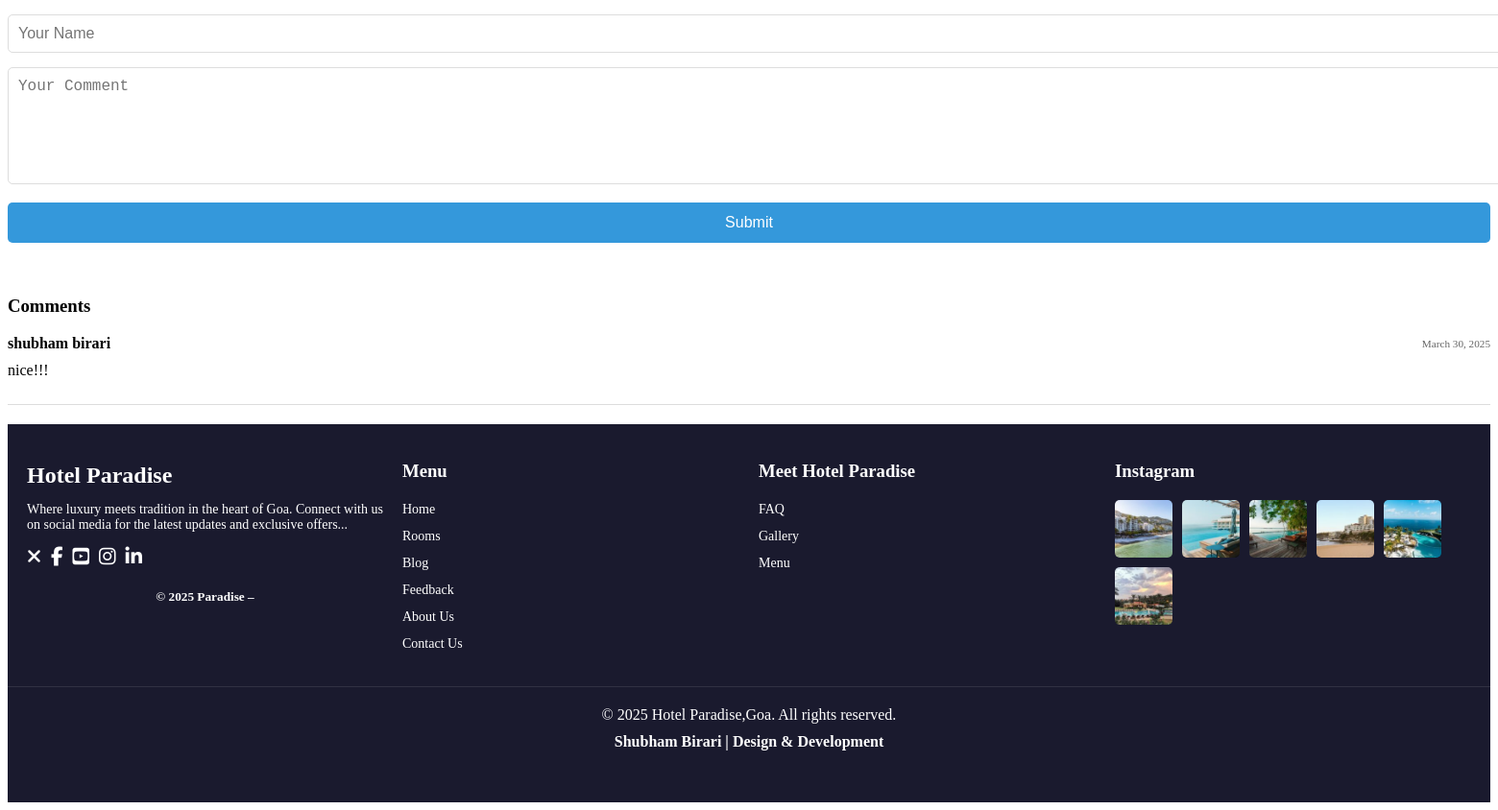
The page /blog/7/ (lower part) on the database as committed earlier.
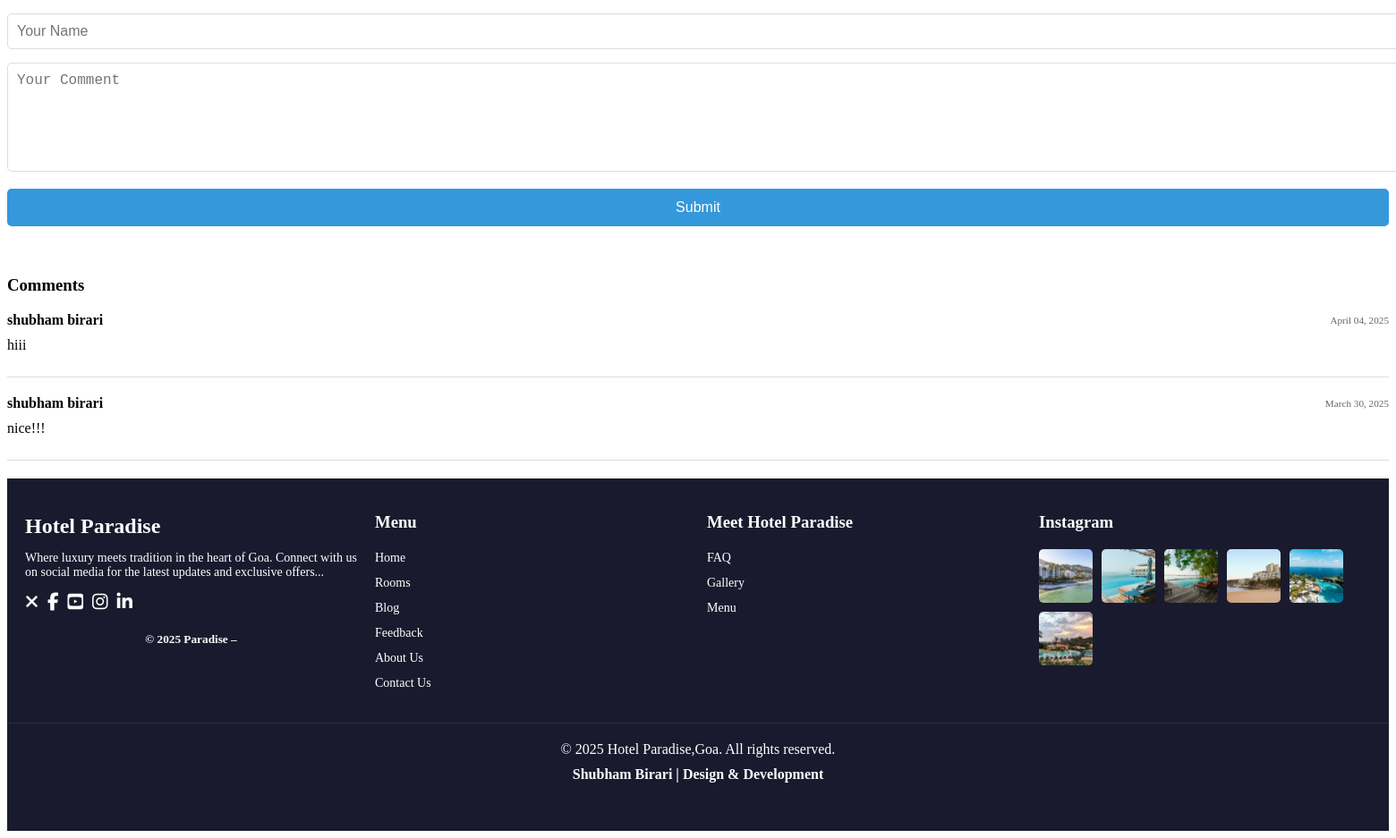
The same page on the database as committed later.
### blog/models.py (models this page shows, shortened)
class Comment(models.Model):
    blog = models.ForeignKey(Blog, related_name='comments', on_delete=models.CASCADE)
    user = models.ForeignKey(User, on_delete=models.SET_NULL, null=True, blank=True)
    name = models.CharField(max_length=100, blank=True)
    comment = models.TextField()
    created_at = models.DateTimeField(auto_now_add=True)
    class Meta:
        ordering = ['-created_at']

### blog/views.py (the view)
# urls.py: path('<int:blog_id>/', views.blog_detail, name='blog_detail'),
def blog_detail(request, blog_id):
    blog = get_object_or_404(Blog, id=blog_id)
    comments = blog.comments.all()
    if request.method == 'POST':
        form = CommentForm(request.POST, user=request.user)
        if form.is_valid():
            comment = form.save(commit=False)
            comment.blog = blog
            if request.user.is_authenticated:
                comment.user = request.user
            else:
                comment.name = form.cleaned_data['name']
            comment.save()
            return redirect('blog:blog_detail', blog_id=blog_id)
    else:
        form = CommentForm(user=request.user)
    context = {
        'blog': blog,
        'comments': comments,
        'form': form,
    }
    return render(request, 'blog/blog_detail.html', context)

### blog/forms.py
class CommentForm(forms.ModelForm):
    name = forms.CharField(required=False)
    class Meta:
        model = Comment
        fields = ['name', 'comment']
    def __init__(self, *args, **kwargs):
        self.user = kwargs.pop('user', None)
        super(CommentForm, self).__init__(*args, **kwargs)
        if self.user and self.user.is_authenticated:
            self.fields['name'].widget = forms.HiddenInput()
        else:
            self.fields['name'].required = True

### footer/context_processors.py (called while the page is built)
def footer_text(request):
    footer_obj = FooterText.objects.first()  # Get the first entry
    return {'footer_text_obj': footer_obj}

### rooms/context_processors.py (called while the page is built)
def booking_count(request):
    if request.user.is_authenticated:
        count = Reservation.objects.filter(user=request.user).count()
    else:
        count = 0
    return {'booking_count': count}

### templates/blog/blog_detail.html (shortened to what this page needs)
{% load static %}
<!DOCTYPE html>
<html lang="en">
<head>
    <link media="all" href="https://kinsley.bslthemes.com/wp-content/cache/autoptimize/1/css/autoptimize_cca0e0029d513f60003e3bc89e52cd79.css" rel="stylesheet">
    <link media="only screen and (max-width: 768px)" href="https://kinsley.bslthemes.com/wp-content/cache/autoptimize/1/css/autoptimize_41f59b21c4bbf5bf8ff4257643b4a543.css" rel="stylesheet">
    <link rel="stylesheet" id="bslthms-advanced-btns-style-css" href="https://bslthemes.com/bslthms-advanced-btns/assets/style.css" type="text/css" media="all">
    <link rel="stylesheet" id="mphb-kbwood-datepick-css-css" href="https://kinsley.bslthemes.com/wp-content/cache/autoptimize/1/css/autoptimize_single_c72a62925997a10f520b96d14652edde.css" type="text/css" media="all">
</head>
<body class="post-template-default single single-post postid-270 single-format-standard theme-kinsley woocommerce-js elementor-default elementor-kit-5762 e--ua-blink e--ua-edge e--ua-webkit" data-elementor-device-mode="desktop">
    {% include 'navbar.html' %}
    <div class="knsl-app">
        <div class="">
            <div class="knsl-p-0-100">
                <div class="container">
                    <div class="row justify-content-center">
                        <div class="col-lg-8">
                             <form method="POST">
                                 {% if not request.user.is_authenticated %}
                                     <div style="margin-bottom: 15px;">
                                         <input type="text" name="name" required id="id_name" placeholder="Your Name" style="width: 100%; padding: 10px; border: 1px solid #ddd; border-radius: 5px; font-size: 16px; outline: none;">
                                     </div>
                                 {% endif %}
                                 <div style="margin-bottom: 15px;">
                                     <textarea name="comment" required id="id_comment" placeholder="Your Comment" style="width: 100%; padding: 10px; border: 1px solid #ddd; border-radius: 5px; font-size: 16px; outline: none; resize: vertical; height: 100px;"></textarea>
                                 </div>
                                 <button type="submit" style="width: 100%; padding: 12px; background-color: #3498db; color: #fff; border: none; border-radius: 5px; font-size: 16px; cursor: pointer;">Submit</button>
                             </form>
                             <br> <br>
                             <div id="comments" class="post-comments">
                                <h3 class="knsl-mb-40">Comments</h3>
                                {% for comment in comments %}
                                    <div class="comment" style="margin-bottom: 20px; border-bottom: 1px solid #ddd; padding-bottom: 10px;">
                                        <div style="display: flex; justify-content: space-between; align-items: center;">
                                            <span style="text-align: left; font-weight: bold;">
                                                {% if comment.user %}{{ comment.user.get_full_name }}{% else %}{{ comment.name }}{% endif %}
                                            </span>
                                            <span style="text-align: right; color: #666; font-size: 0.7em;">
                                                {{ comment.created_at|date:"F d, Y" }}
                                            </span>
                                        </div>
                                        <p style="margin-top: 10px; text-align: left;">{{ comment.comment }}</p>
                                    </div>
                                {% empty %}
                                    <p>No comments yet.</p>
                                {% endfor %}
                            </div>
                        </div>
                    </div>
                </div>
            </div>
        </div>
    </div>
    {% include 'footer.html' %}
</body>
</html>

Rows that differ between the two databases and show on the page:
added Comment: user.get_full_name "shubham birari", created_at "April 04, 2025", comment "hiii"
